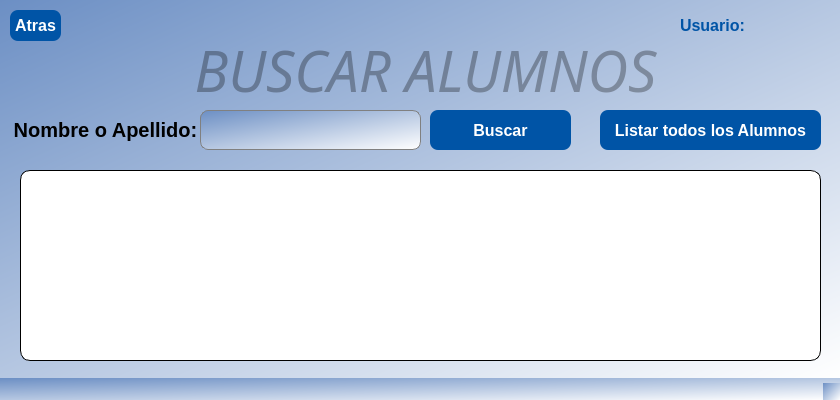
<?xml version="1.0" encoding="UTF-8"?>
<ui version="4.0">
 <class>SearchAlumnoWindow</class>
 <widget class="QMainWindow" name="SearchAlumnoWindow">
  <property name="geometry">
   <rect>
    <x>0</x>
    <y>0</y>
    <width>840</width>
    <height>400</height>
   </rect>
  </property>
  <property name="windowTitle">
   <string>MainWindow</string>
  </property>
  <property name="styleSheet">
   <string notr="true">background-color: qlineargradient(spread:pad, x1:0, y1:0, x2:1, y2:1, stop:0 rgba(108, 143, 196, 255), stop:1 rgba(255, 255, 255, 255));</string>
  </property>
  <widget class="QWidget" name="centralwidget">
   <widget class="QLineEdit" name="input_search_alumno">
    <property name="geometry">
     <rect>
      <x>200</x>
      <y>110</y>
      <width>221</width>
      <height>40</height>
     </rect>
    </property>
    <property name="font">
     <font>
      <pointsize>12</pointsize>
      <italic>false</italic>
     </font>
    </property>
    <property name="styleSheet">
     <string notr="true">border-radius:8px;
border: 1px solid gray;
</string>
    </property>
    <property name="text">
     <string/>
    </property>
    <property name="alignment">
     <set>Qt::AlignmentFlag::AlignLeading|Qt::AlignmentFlag::AlignLeft|Qt::AlignmentFlag::AlignVCenter</set>
    </property>
    <property name="placeholderText">
     <string/>
    </property>
   </widget>
   <widget class="QLabel" name="label_search_alumno">
    <property name="geometry">
     <rect>
      <x>10</x>
      <y>110</y>
      <width>191</width>
      <height>40</height>
     </rect>
    </property>
    <property name="font">
     <font>
      <pointsize>15</pointsize>
      <bold>true</bold>
     </font>
    </property>
    <property name="styleSheet">
     <string notr="true">background-color:transparent;</string>
    </property>
    <property name="text">
     <string>Nombre o Apellido:</string>
    </property>
    <property name="alignment">
     <set>Qt::AlignmentFlag::AlignCenter</set>
    </property>
   </widget>
   <widget class="QPushButton" name="btn_listarAlumno">
    <property name="geometry">
     <rect>
      <x>600</x>
      <y>110</y>
      <width>221</width>
      <height>40</height>
     </rect>
    </property>
    <property name="font">
     <font>
      <pointsize>12</pointsize>
      <bold>true</bold>
     </font>
    </property>
    <property name="cursor">
     <cursorShape>PointingHandCursor</cursorShape>
    </property>
    <property name="focusPolicy">
     <enum>Qt::FocusPolicy::TabFocus</enum>
    </property>
    <property name="styleSheet">
     <string notr="true">QPushButton {
background-color: rgb(0, 84, 166);
color: rgb(255, 255, 255);
border-radius:8px;
}
QPushButton:hover {
background-color:white;
color:rgb(0, 84, 166);
}
QPushButton:pressed  {
background-color: rgb(0, 84, 166);
color: rgb(255, 255, 255);
}
</string>
    </property>
    <property name="text">
     <string>Listar todos los Alumnos</string>
    </property>
   </widget>
   <widget class="QLabel" name="label_title_alumno">
    <property name="geometry">
     <rect>
      <x>20</x>
      <y>30</y>
      <width>811</width>
      <height>81</height>
     </rect>
    </property>
    <property name="font">
     <font>
      <family>Snap ITC</family>
      <pointsize>42</pointsize>
      <italic>true</italic>
     </font>
    </property>
    <property name="styleSheet">
     <string notr="true">background-color:transparent;
color: rgba(0, 0, 0, 0.3); </string>
    </property>
    <property name="text">
     <string>BUSCAR ALUMNOS</string>
    </property>
    <property name="alignment">
     <set>Qt::AlignmentFlag::AlignCenter</set>
    </property>
   </widget>
   <widget class="QPushButton" name="btn_search_alumno">
    <property name="geometry">
     <rect>
      <x>430</x>
      <y>110</y>
      <width>141</width>
      <height>40</height>
     </rect>
    </property>
    <property name="font">
     <font>
      <pointsize>12</pointsize>
      <italic>false</italic>
      <bold>true</bold>
     </font>
    </property>
    <property name="cursor">
     <cursorShape>PointingHandCursor</cursorShape>
    </property>
    <property name="mouseTracking">
     <bool>true</bool>
    </property>
    <property name="tabletTracking">
     <bool>false</bool>
    </property>
    <property name="focusPolicy">
     <enum>Qt::FocusPolicy::StrongFocus</enum>
    </property>
    <property name="styleSheet">
     <string notr="true">QPushButton {
background-color: rgb(0, 84, 166);
color: rgb(255, 255, 255);
border-radius:8px;
}
QPushButton:hover {
background-color:white;
color:rgb(0, 84, 166);
}
QPushButton:pressed  {
background-color: rgb(0, 84, 166);
color: rgb(255, 255, 255);
}
</string>
    </property>
    <property name="text">
     <string>Buscar</string>
    </property>
   </widget>
   <widget class="QPushButton" name="btn_back_alumno_search">
    <property name="geometry">
     <rect>
      <x>10</x>
      <y>10</y>
      <width>51</width>
      <height>31</height>
     </rect>
    </property>
    <property name="font">
     <font>
      <pointsize>12</pointsize>
      <italic>false</italic>
      <bold>true</bold>
     </font>
    </property>
    <property name="cursor">
     <cursorShape>PointingHandCursor</cursorShape>
    </property>
    <property name="mouseTracking">
     <bool>true</bool>
    </property>
    <property name="tabletTracking">
     <bool>false</bool>
    </property>
    <property name="focusPolicy">
     <enum>Qt::FocusPolicy::StrongFocus</enum>
    </property>
    <property name="styleSheet">
     <string notr="true">QPushButton {
background-color: rgb(0, 84, 166);
color: rgb(255, 255, 255);
border-radius:8px;
}
QPushButton:hover {
background-color:white;
color:rgb(0, 84, 166);
}
QPushButton:pressed  {
background-color: rgb(0, 84, 166);
color: rgb(255, 255, 255);
}
</string>
    </property>
    <property name="text">
     <string>Atras</string>
    </property>
   </widget>
   <widget class="QTableView" name="search_listView_alumno">
    <property name="geometry">
     <rect>
      <x>20</x>
      <y>170</y>
      <width>801</width>
      <height>191</height>
     </rect>
    </property>
    <property name="styleSheet">
     <string notr="true">background-color: rgb(255, 255, 255);
border-radius:10px;
border:1px solid black;
</string>
    </property>
   </widget>
   <widget class="QLabel" name="label_userOn">
    <property name="geometry">
     <rect>
      <x>680</x>
      <y>10</y>
      <width>151</width>
      <height>31</height>
     </rect>
    </property>
    <property name="font">
     <font>
      <pointsize>12</pointsize>
      <bold>true</bold>
     </font>
    </property>
    <property name="styleSheet">
     <string notr="true">QLabel {
background-color: transparent;
color:rgb(0, 84, 166);
}</string>
    </property>
    <property name="text">
     <string>Usuario:</string>
    </property>
   </widget>
  </widget>
  <widget class="QStatusBar" name="statusbar"/>
 </widget>
 <resources/>
 <connections/>
</ui>
